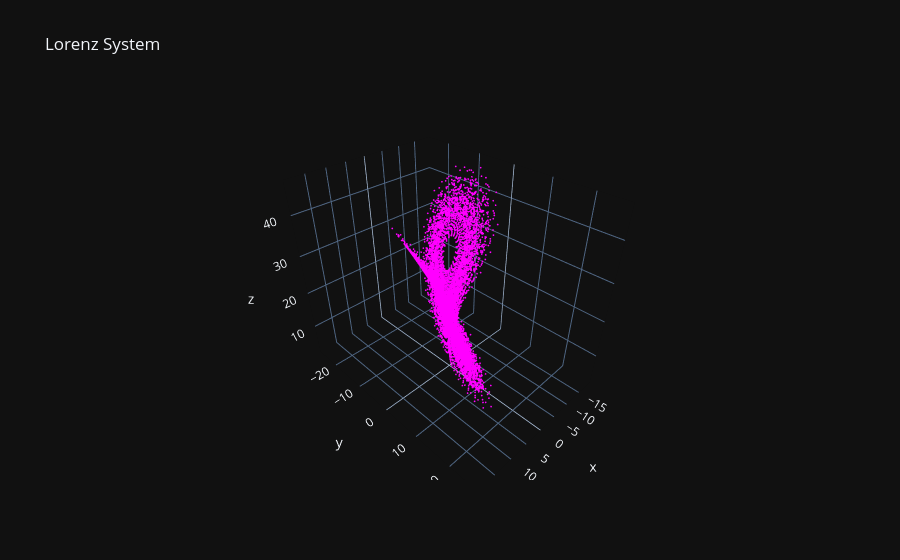

Notebook source saved alongside this figure:
### Code cell
scatter_plot([lorenz_dataset[::2]], ["Lorenz"], ["magenta"])

### Figure 1 — Plotly figure (JSON) as saved in the notebook; plotly's stock layout.template omitted (floating-point values rounded to 4 significant figures; data arrays with more than 128 entries replaced by an {"elided": "..."} marker saying what was removed)
{"data": [{"marker": {"color": "magenta", "size": 1}, "mode": "markers", "name": "Lorenz", "type": "scatter3d", "x": {"elided": "11001 float values"}, "y": {"elided": "11001 float values"}, "z": {"elided": "11001 float values"}}], "layout": {"title": {"text": "Lorenz System"}}}
